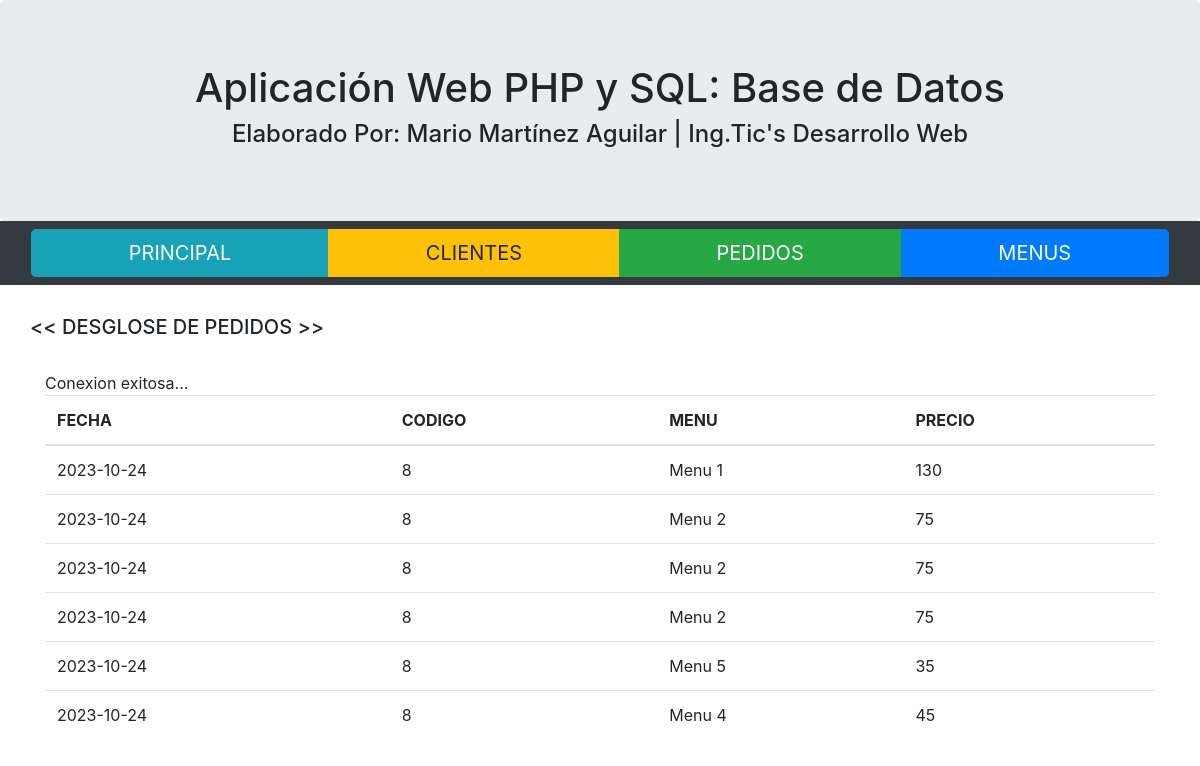
Screenshot of /desglose.php?no=8 with the database file from the repository.
### tables this page shows
CREATE TABLE `pedido` (
  `idpedido` int(11) NOT NULL,
  `Fecha` date DEFAULT NULL,
  `Total` decimal(60,0) NOT NULL,
  `Cliente_idCliente` int(11) NOT NULL,
  `entregado` int(1) DEFAULT 0
);

CREATE TABLE `menu` (
  `idmenu` int(11) NOT NULL,
  `nombre` varchar(100) DEFAULT NULL,
  `descripcion` varchar(150) DEFAULT NULL,
  `precio` decimal(50,0) DEFAULT NULL
);

### desglose.php (the view, shortened to what this page needs)
<!DOCTYPE html>
<html lang="en">
<head>
  <link rel="stylesheet" href="https://maxcdn.bootstrapcdn.com/bootstrap/4.5.0/css/bootstrap.min.css">
</head>
<body>
<div class="jumbotron text-center" style="margin-bottom:0">
  <h1>Aplicación Web PHP y SQL: Base de Datos</h1>
  <h4>Elaborado Por: Mario Martínez Aguilar | Ing.Tic's Desarrollo Web</h4>
</div>
<nav class="navbar navbar-expand-sm bg-dark navbar-dark">
	<div class="btn-group btn-group-lg align-items-center col-12">
	  <a href="index.php" class="btn btn-info btn-lg" role="button">PRINCIPAL</a>
	  <a href="clientes.php" class="btn btn-warning btn-lg" role="button">CLIENTES</a>
	  <a href="pedidos.php" class="btn btn-success btn-lg" role="button">PEDIDOS</a>
	  <a href="menus.php" class="btn btn-primary btn-lg" role="button">MENUS</a>
	</div>
</nav>
<div class="container" style="margin-top:30px">
  <div class="row">
  <h5> << DESGLOSE DE PEDIDOS >></h5>
    <div class="col-sm-12">
		<br/>
		<table class="table">
		  <thead>
			<tr>
			  <th scope="col">FECHA</th>
			  <th scope="col">CODIGO</th>
			  <th scope="col">MENU</th>
			  <th scope="col">PRECIO</th>
			</tr>
		</thead>
		<tbody >
		<?php
          require('conexion.php');
          $id = $_GET['no'];
          $sentencia = " SELECT pedido.fecha AS pedido_fecha, pedido.idpedido AS pedido_id,
          menu.nombre AS menu_nombre, menu.precio AS menu_precio
          FROM orden  INNER JOIN pedido ON idpedido = pedido_idpedido
          INNER JOIN menu ON idmenu = menu_idmenu WHERE idpedido = '".$id."' ";
          $consulta = mysqli_query($conexion, $sentencia);
          while($valor = mysqli_fetch_assoc($consulta)){
            echo "<tr>";
                  echo "<td>"; echo $valor['pedido_fecha']; echo "</td>";
                  echo "<td>"; echo $valor['pedido_id']; echo "</td>";
                  echo "<td>"; echo $valor['menu_nombre']; echo "</td>";
                  echo "<td>"; echo $valor['menu_precio']; echo "</td>";
            echo "</tr>";
          }
		?>
    </div>
  </div>
</div>
</body>
</html>

### rows the page displays
pedido: Fecha "2023-10-24", idpedido "8", menu.nombre "Menu 1", menu.precio "130", menu.nombre "Menu 2", menu.precio "75", menu.nombre "Menu 5", menu.precio "35", menu.nombre "Menu 4", menu.precio "45"
